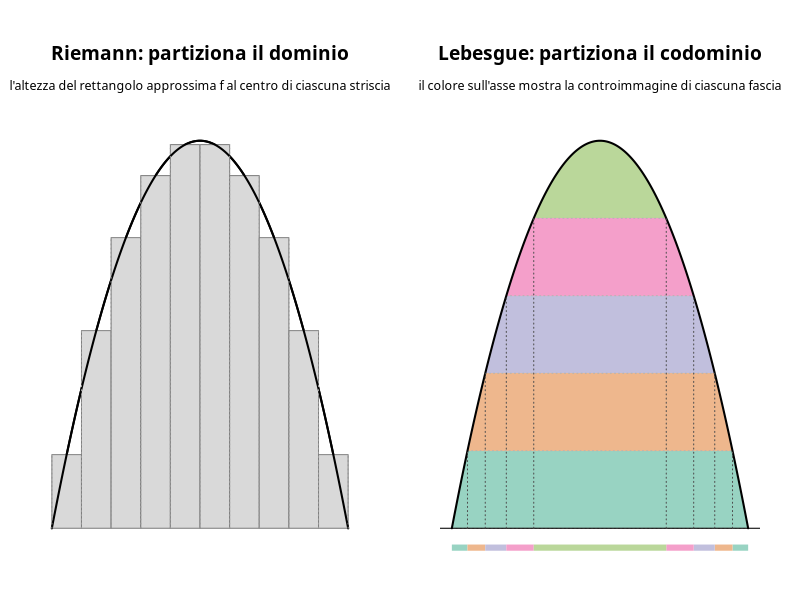

Recreate this plot in R.
# Genera img/misura_riemann_lebesgue.png: l'idea che distingue i due
# integrali (teoria_misura.md, §9) — Riemann partiziona il dominio in
# strisce verticali, Lebesgue partiziona il codominio in livelli
# orizzontali e misura la controimmagine di ciascun livello.

f <- function(x) 4 * x * (1 - x)
x <- seq(0, 1, length.out = 400)
y <- f(x)

# Spectral è il font usato dalla pagina GitHub (geoteo.net/static/style.css);
# richiede il device Cairo per essere referenziato per nome famiglia.
png("img/misura_riemann_lebesgue.png", width = 1800, height = 850, res = 150, type = "cairo")
par(mfrow = c(1, 2), mar = c(1.2, 2, 6.2, 2), family = "Spectral")

# --- Pannello sinistro: Riemann, partizione del dominio ---
plot(x, y, type = "l", lwd = 2,
     xlab = "", ylab = "", xaxt = "n", yaxt = "n", bty = "n", ylim = c(-0.08, 1))
mtext("Riemann: partiziona il dominio", side = 3, line = 3.0, cex = 1.15, font = 2)
mtext("l'altezza del rettangolo approssima f al centro di ciascuna striscia", side = 3, line = 1.5, cex = 0.75)
strisce <- seq(0, 1, by = 0.1)
altezze <- sapply(seq_len(length(strisce) - 1), function(i) f((strisce[i] + strisce[i + 1]) / 2))
for (i in seq_along(altezze)) {
    rect(strisce[i], 0, strisce[i + 1], altezze[i], col = "grey85", border = "grey50")
}
lines(x, y, lwd = 2)

# righe tratteggiate verticali: si fermano all'altezza del più alto dei due
# rettangoli adiacenti al confine, senza sbordare sopra di essi
for (k in seq_along(strisce)) {
    vicini <- altezze[c(k - 1, k)]
    cima <- max(vicini, na.rm = TRUE)
    segments(strisce[k], 0, strisce[k], cima, lty = 3, col = "grey60")
}

# --- Pannello destro: Lebesgue, partizione del codominio ---
# Il codominio [0,1] è diviso in fasce; per ciascuna fascia si colora solo
# la parte di area sottesa dalla curva (non l'intera fascia orizzontale),
# e sull'asse x un "rug" con lo stesso colore mostra la controimmagine.
# f(x) = 4x(1-x) è invertibile a tratti: x_meno(c)/x_piu(c) sono i due
# rami (crescente/decrescente) per cui f(x) = c.
x_meno <- function(c) (1 - sqrt(1 - c)) / 2
x_piu <- function(c) (1 + sqrt(1 - c)) / 2

# tinta pastello (mescolata con il bianco) per il riempimento, in modo che
# le righe tratteggiate risaltino; il rug resta a colore pieno per leggerlo
# come "legenda".
schiarisci <- function(col, quantita = 0.55) {
    rgb_col <- col2rgb(col) / 255
    rgb_nuovo <- rgb_col + (1 - rgb_col) * quantita
    rgb(rgb_nuovo[1, ], rgb_nuovo[2, ], rgb_nuovo[3, ])
}

fasce <- seq(0, 1, length.out = 6)
colori <- c("#1b9e77", "#d95f02", "#7570b3", "#e7298a", "#66a61e")
colori_chiari <- schiarisci(colori)

plot(NA, xlim = c(0, 1), ylim = c(-0.08, 1),
     xlab = "", ylab = "", xaxt = "n", yaxt = "n", bty = "n")
mtext("Lebesgue: partiziona il codominio", side = 3, line = 3.0, cex = 1.15, font = 2)
mtext("il colore sull'asse mostra la controimmagine di ciascuna fascia", side = 3, line = 1.5, cex = 0.75)

for (i in seq_len(length(fasce) - 1)) {
    lo <- fasce[i]
    hi <- fasce[i + 1]
    xs <- seq(x_meno(lo), x_piu(lo), length.out = 200)
    alto <- pmin(f(xs), hi)
    polygon(c(xs, rev(xs)), c(alto, rep(lo, length(xs))), col = colori_chiari[i], border = NA)
}
for (livello in fasce) {
    segments(x_meno(livello), livello, x_piu(livello), livello, lty = 3, col = "grey70")
}
lines(x, y, lwd = 2)
abline(h = 0, col = "black")

for (i in seq_len(length(fasce) - 1)) {
    lo <- fasce[i]
    hi <- fasce[i + 1]
    segments(c(x_meno(lo), x_piu(hi)), -0.05, c(x_meno(hi), x_piu(lo)), -0.05, col = colori_chiari[i], lwd = 6, lend = 1)
}

# righe tratteggiate verticali: collegano ogni confine tra fasce sul rug
# alla rispettiva altezza sulla curva
for (livello in fasce[c(-1, -length(fasce))]) {
    segments(x_meno(livello), 0, x_meno(livello), livello, lty = 3, col = "grey30")
    segments(x_piu(livello), 0, x_piu(livello), livello, lty = 3, col = "grey30")
}

dev.off()
